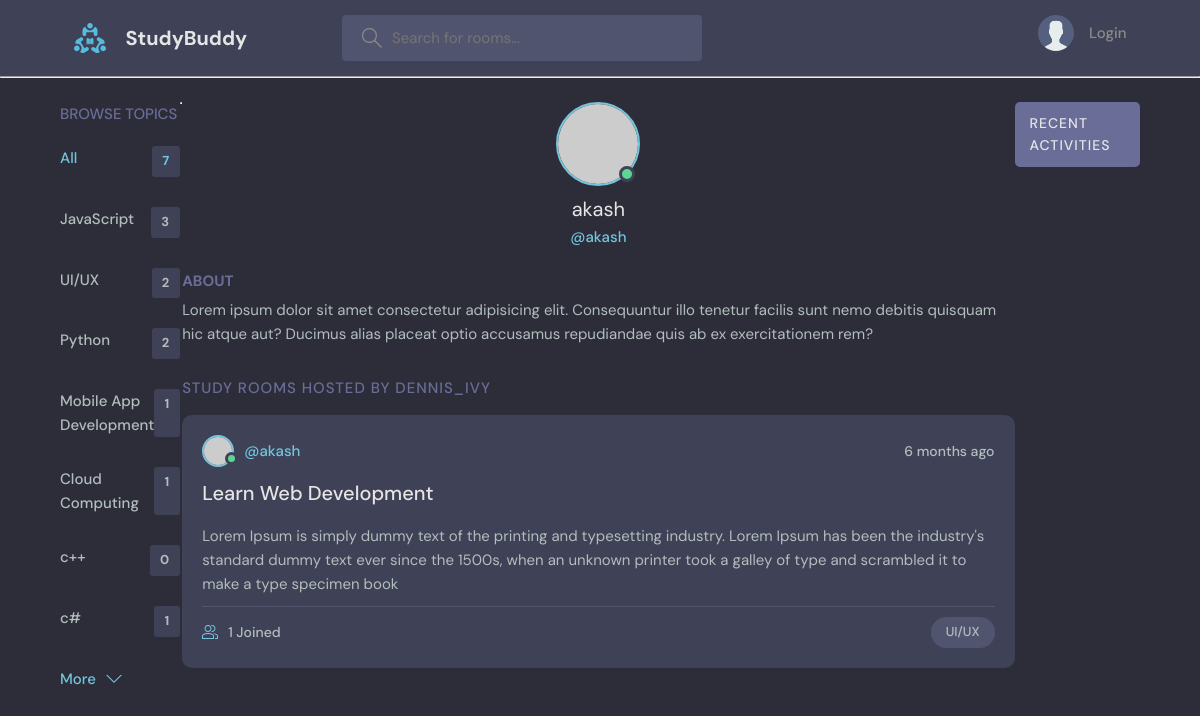
The page /profile/2 on the database its author committed.
### base/models.py (models this page shows, shortened)
class Topic(models.Model):
    name = models.CharField(max_length=150)

class Room(models.Model):
    host = models.ForeignKey(User, on_delete=models.SET_NULL, null=True)
    topic = models.ForeignKey(Topic, on_delete=models.SET_NULL, null=True)
    participants = models.ManyToManyField(User, related_name='participants')
    name = models.CharField(max_length=200)
    description = models.TextField(blank=True, null=True)
    updated = models.DateTimeField(auto_now=True)
    created = models.DateTimeField(auto_now_add=True)
    class Meta:
        ordering = ['-updated', '-created']

### base/views.py (the view)
# urls.py: path("profile/<str:pk>", userProfile, name="profile" ),
def userProfile(request, pk):
    user = User.objects.get(id=pk)
    rooms = user.room_set.all()
    room_messages = user.message_set.all()
    topics = Topic.objects.all()
    context = {'user': user, 'rooms': rooms, 'room_messages': room_messages, 'topics': topics}
    return render(request, 'base/profile.html', context)

### base/templates/base/profile.html (shortened to what this page needs)
{% extends 'base/base.html' %}
{% block content %}
<main class="profile-page layout layout--3">
  <div class="container">
    {% include 'base/components/topics_component.html' %}
    <div class="roomList">
      <div class="profile">
        <div class="profile__avatar">
          <div class="avatar avatar--large active">
            <img src="https://randomuser.me/api/portraits/men/11.jpg" />
          </div>
        </div>
        <div class="profile__info">
          <h3>{{user.username}} </h3>
          <p>@{{user.username}}</p>
        </div>
        <div class="profile__about">
          <h3>About</h3>
          <p>
            Lorem ipsum dolor sit amet consectetur adipisicing elit. Consequuntur illo tenetur
            facilis sunt nemo debitis quisquam hic atque aut? Ducimus alias placeat optio
            accusamus repudiandae quis ab ex exercitationem rem?
          </p>
        </div>
      </div>
      <div class="roomList__header">
        <div>
          <h2>Study Rooms Hosted by dennis_ivy</a>
          </h2>
        </div>
      </div>
      <div>
        {% include 'base/components/feed_component.html' %}
      </div>
    </div>
    <div class="activities">
      <div class="activities__header">
        <h2>Recent Activities</h2>
      </div>
    </div>
  </div>
</main>
{% endblock %}

### base/templates/base/components/topics_component.html
<div class="topics">
    <div class="topics__header">
      <h2>Browse Topics</h2>
    </div>
    <ul class="topics__list">
      <li>
          <a href="{% url 'home' %}" class="active">All <span>{{topics.count}} </span></a>
        </li>
        {% for topic in topics %}
        <li>
            <a href="{% url 'home' %}?q={{topic.name}}">{{topic.name}} <span>{{topic.room_set.all.count}} </span></a>
        </li>
        {% endfor %}
    </ul>
    <a class="btn btn--link" href="topics.html">
      More
      <svg version="1.1" xmlns="http://www.w3.org/2000/svg" width="32" height="32" viewBox="0 0 32 32">
        <title>chevron-down</title>
        <path d="M16 21l-13-13h-3l16 16 16-16h-3l-13 13z"></path>
      </svg>
    </a>
  </div>
<hr>

### base/templates/base/components/feed_component.html (shortened to what this page needs)
{% for room in rooms %}
<div class="roomListRoom">
    <div class="roomListRoom__header">
      <a href="{% url 'profile' room.host.id %}" class="roomListRoom__author">
        <div class="avatar avatar--small active">
          <img src="https://randomuser.me/api/portraits/men/11.jpg" />
        </div>
        <span>@{{room.host.username}}</span>
      </a>
      <div class="roomListRoom__actions">
        <span>{{room.created|timesince}} ago</span>
      </div>
    </div>
    <div class="roomListRoom__content">
      <a href="{% url 'room' room.id %}">{{room.name}}</a>
      <p>
        {{room.description}}
      </p>
    </div>
    <div class="roomListRoom__meta">
      <a class="roomListRoom__joined">
        {{room.participants.all.count}} Joined
      </a>
      <p class="roomListRoom__topic">{{room.topic.name}}</p>
    </div>
</div>
{% endfor %}

### rows shown on the page
Topic: name "JavaScript", room_set.all.count "3"
Topic: name "UI/UX", room_set.all.count "2"
Topic: name "Python", room_set.all.count "2"
Topic: name "Mobile App Development", room_set.all.count "1"
Topic: name "Cloud Computing", room_set.all.count "1"
Topic: name "c++", room_set.all.count "0"
Topic: name "c#", room_set.all.count "1"
Room: host.username "akash", created "6 months", name "Learn Web Development", description "Lorem Ipsum is simply dummy text of the printing and typesetting industry. Lorem Ipsum has been the industry's standard dummy text ever since the 1500s, when an unknown printer took a galley of type and scrambled it to make a type specimen book", participants.all.count "1", topic.name "UI/UX"

### other values the page prints
{{ topics.count }} "7"
{{ user.username }} "akash"
